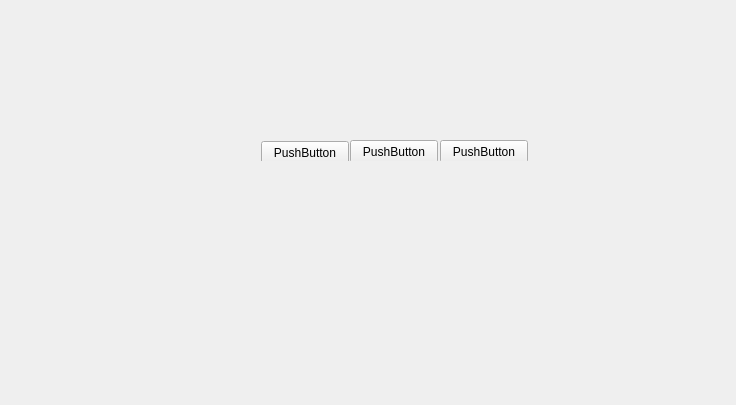
<?xml version="1.0" encoding="UTF-8"?>
<ui version="4.0">
 <class>Form</class>
 <widget class="QWidget" name="Form">
  <property name="geometry">
   <rect>
    <x>0</x>
    <y>0</y>
    <width>736</width>
    <height>405</height>
   </rect>
  </property>
  <property name="windowTitle">
   <string>Form</string>
  </property>
  <widget class="QWidget" name="widget" native="true">
   <property name="geometry">
    <rect>
     <x>260</x>
     <y>140</y>
     <width>271</width>
     <height>21</height>
    </rect>
   </property>
   <widget class="QPushButton" name="pushButton">
    <property name="geometry">
     <rect>
      <x>90</x>
      <y>0</y>
      <width>88</width>
      <height>23</height>
     </rect>
    </property>
    <property name="text">
     <string>PushButton</string>
    </property>
   </widget>
   <widget class="QPushButton" name="pushButton_2">
    <property name="geometry">
     <rect>
      <x>180</x>
      <y>0</y>
      <width>88</width>
      <height>23</height>
     </rect>
    </property>
    <property name="text">
     <string>PushButton</string>
    </property>
   </widget>
   <widget class="QPushButton" name="pushButton_3">
    <property name="geometry">
     <rect>
      <x>1</x>
      <y>1</y>
      <width>88</width>
      <height>23</height>
     </rect>
    </property>
    <property name="text">
     <string>PushButton</string>
    </property>
   </widget>
  </widget>
 </widget>
 <resources/>
 <connections/>
</ui>
